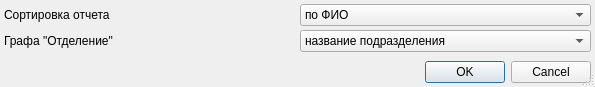
<?xml version="1.0" encoding="UTF-8"?>
<ui version="4.0">
 <class>ReportF001SetupDialog</class>
 <widget class="QDialog" name="ReportF001SetupDialog">
  <property name="windowModality">
   <enum>Qt::ApplicationModal</enum>
  </property>
  <property name="geometry">
   <rect>
    <x>0</x>
    <y>0</y>
    <width>595</width>
    <height>87</height>
   </rect>
  </property>
  <property name="windowTitle">
   <string>параметры отчёта</string>
  </property>
  <property name="sizeGripEnabled">
   <bool>true</bool>
  </property>
  <layout class="QGridLayout">
   <property name="leftMargin">
    <number>4</number>
   </property>
   <property name="topMargin">
    <number>4</number>
   </property>
   <property name="rightMargin">
    <number>4</number>
   </property>
   <property name="bottomMargin">
    <number>4</number>
   </property>
   <property name="spacing">
    <number>4</number>
   </property>
   <item row="4" column="0">
    <spacer>
     <property name="orientation">
      <enum>Qt::Vertical</enum>
     </property>
     <property name="sizeHint" stdset="0">
      <size>
       <width>0</width>
       <height>0</height>
      </size>
     </property>
    </spacer>
   </item>
   <item row="5" column="0" colspan="2">
    <widget class="QDialogButtonBox" name="buttonBox">
     <property name="orientation">
      <enum>Qt::Horizontal</enum>
     </property>
     <property name="standardButtons">
      <set>QDialogButtonBox::Cancel|QDialogButtonBox::Ok</set>
     </property>
    </widget>
   </item>
   <item row="0" column="1">
    <widget class="QComboBox" name="cmbCondSort">
     <item>
      <property name="text">
       <string>по ФИО</string>
      </property>
     </item>
     <item>
      <property name="text">
       <string>по дате и времени поступления</string>
      </property>
     </item>
     <item>
      <property name="text">
       <string>по номеру документа</string>
      </property>
     </item>
    </widget>
   </item>
   <item row="1" column="0">
    <widget class="QLabel" name="lblCondOrgStructure">
     <property name="text">
      <string>Графа &quot;Отделение&quot;</string>
     </property>
    </widget>
   </item>
   <item row="0" column="0">
    <widget class="QLabel" name="lblCondSort">
     <property name="text">
      <string>Сортировка отчета</string>
     </property>
    </widget>
   </item>
   <item row="1" column="1">
    <widget class="QComboBox" name="cmbCondOrgStructure">
     <item>
      <property name="text">
       <string>название подразделения</string>
      </property>
     </item>
     <item>
      <property name="text">
       <string>код подразделения</string>
      </property>
     </item>
    </widget>
   </item>
  </layout>
 </widget>
 <tabstops>
  <tabstop>buttonBox</tabstop>
  <tabstop>cmbCondSort</tabstop>
  <tabstop>cmbCondOrgStructure</tabstop>
 </tabstops>
 <resources/>
 <connections>
  <connection>
   <sender>buttonBox</sender>
   <signal>accepted()</signal>
   <receiver>ReportF001SetupDialog</receiver>
   <slot>accept()</slot>
   <hints>
    <hint type="sourcelabel">
     <x>116</x>
     <y>235</y>
    </hint>
    <hint type="destinationlabel">
     <x>102</x>
     <y>90</y>
    </hint>
   </hints>
  </connection>
  <connection>
   <sender>buttonBox</sender>
   <signal>rejected()</signal>
   <receiver>ReportF001SetupDialog</receiver>
   <slot>reject()</slot>
   <hints>
    <hint type="sourcelabel">
     <x>229</x>
     <y>235</y>
    </hint>
    <hint type="destinationlabel">
     <x>236</x>
     <y>76</y>
    </hint>
   </hints>
  </connection>
 </connections>
</ui>
